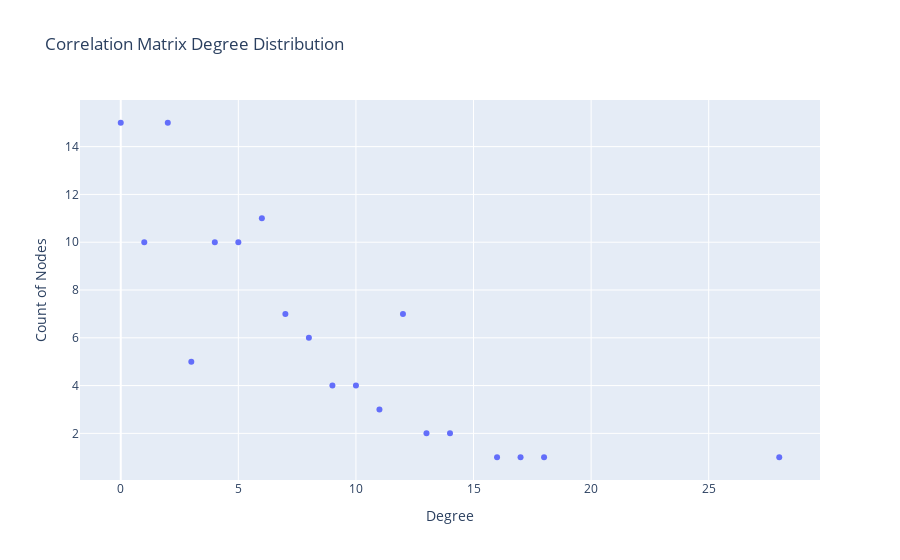

Notebook code cell kept with this figure:
### Markdown cell above
We can also look at degree distribution.

### Code cell
from CLEAN.source_code.analyzers.degree_distribution import plot_degree_distribution

plot_degree_distribution(corr_matrix, threshold=0, log_scale=False)

### Figure 1 — Plotly figure (JSON) as saved in the notebook; plotly's stock layout.template omitted (floating-point values rounded to 4 significant figures)
{"data": [{"hovertemplate": "Degree=%{x}<br>Count of Nodes=%{y}<extra></extra>", "legendgroup": "", "marker": {"color": "#636efa", "symbol": "circle"}, "mode": "markers", "name": "", "orientation": "v", "showlegend": false, "type": "scatter", "x": [0, 1, 2, 3, 4, 5, 6, 7, 8, 9, 10, 11, 12, 13, 14, 16, 17, 18, 28], "xaxis": "x", "y": [15, 10, 15, 5, 10, 10, 11, 7, 6, 4, 4, 3, 7, 2, 2, 1, 1, 1, 1], "yaxis": "y"}], "layout": {"legend": {"tracegroupgap": 0}, "title": {"text": "Correlation Matrix Degree Distribution"}, "xaxis": {"anchor": "y", "domain": [0, 1], "title": {"text": "Degree"}}, "yaxis": {"anchor": "x", "domain": [0, 1], "title": {"text": "Count of Nodes"}}}}
